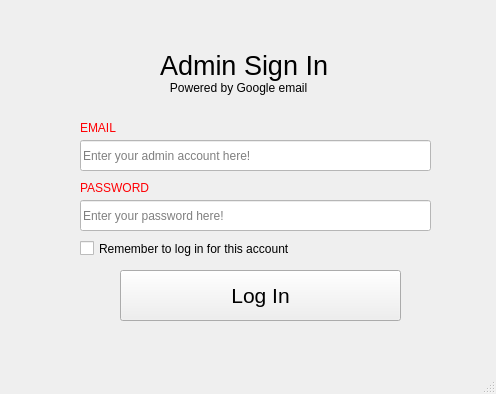
<?xml version="1.0" encoding="UTF-8"?>
<ui version="4.0">
 <class>MainWindow</class>
 <widget class="QMainWindow" name="MainWindow">
  <property name="geometry">
   <rect>
    <x>0</x>
    <y>0</y>
    <width>496</width>
    <height>394</height>
   </rect>
  </property>
  <property name="windowTitle">
   <string>Admin Sign In</string>
  </property>
  <widget class="QWidget" name="centralwidget">
   <widget class="QLabel" name="label">
    <property name="geometry">
     <rect>
      <x>160</x>
      <y>40</y>
      <width>181</width>
      <height>51</height>
     </rect>
    </property>
    <property name="font">
     <font>
      <pointsize>20</pointsize>
     </font>
    </property>
    <property name="styleSheet">
     <string notr="true"/>
    </property>
    <property name="text">
     <string>Admin Sign In</string>
    </property>
   </widget>
   <widget class="QLabel" name="label_2">
    <property name="geometry">
     <rect>
      <x>80</x>
      <y>120</y>
      <width>171</width>
      <height>16</height>
     </rect>
    </property>
    <property name="styleSheet">
     <string notr="true">color: rgb(255, 0, 4);</string>
    </property>
    <property name="text">
     <string>EMAIL</string>
    </property>
   </widget>
   <widget class="QLabel" name="label_3">
    <property name="geometry">
     <rect>
      <x>80</x>
      <y>180</y>
      <width>141</width>
      <height>16</height>
     </rect>
    </property>
    <property name="styleSheet">
     <string notr="true">color: rgb(255, 0, 4);</string>
    </property>
    <property name="text">
     <string>PASSWORD</string>
    </property>
   </widget>
   <widget class="QLineEdit" name="le_password">
    <property name="geometry">
     <rect>
      <x>80</x>
      <y>200</y>
      <width>351</width>
      <height>31</height>
     </rect>
    </property>
    <property name="cursor">
     <cursorShape>IBeamCursor</cursorShape>
    </property>
    <property name="styleSheet">
     <string notr="true">background-color: rgb(255, 255, 255);</string>
    </property>
    <property name="echoMode">
     <enum>QLineEdit::Password</enum>
    </property>
    <property name="placeholderText">
     <string>Enter your password here!</string>
    </property>
   </widget>
   <widget class="QCheckBox" name="checkBox">
    <property name="geometry">
     <rect>
      <x>80</x>
      <y>240</y>
      <width>231</width>
      <height>17</height>
     </rect>
    </property>
    <property name="text">
     <string>Remember to log in for this account</string>
    </property>
   </widget>
   <widget class="QPushButton" name="bt_login">
    <property name="geometry">
     <rect>
      <x>120</x>
      <y>270</y>
      <width>281</width>
      <height>51</height>
     </rect>
    </property>
    <property name="font">
     <font>
      <family>Tahoma</family>
      <pointsize>16</pointsize>
      <weight>50</weight>
      <italic>false</italic>
      <bold>false</bold>
     </font>
    </property>
    <property name="cursor">
     <cursorShape>ArrowCursor</cursorShape>
    </property>
    <property name="styleSheet">
     <string notr="true"/>
    </property>
    <property name="text">
     <string>Log In</string>
    </property>
   </widget>
   <widget class="QLineEdit" name="le_email">
    <property name="geometry">
     <rect>
      <x>80</x>
      <y>140</y>
      <width>351</width>
      <height>31</height>
     </rect>
    </property>
    <property name="styleSheet">
     <string notr="true">background-color: rgb(255, 255, 255);</string>
    </property>
    <property name="text">
     <string/>
    </property>
    <property name="placeholderText">
     <string>Enter your admin account here!</string>
    </property>
   </widget>
   <widget class="QLabel" name="label_4">
    <property name="geometry">
     <rect>
      <x>140</x>
      <y>80</y>
      <width>221</width>
      <height>16</height>
     </rect>
    </property>
    <property name="font">
     <font>
      <pointsize>9</pointsize>
     </font>
    </property>
    <property name="text">
     <string>         Powered by Google email</string>
    </property>
   </widget>
  </widget>
  <widget class="QMenuBar" name="menubar">
   <property name="geometry">
    <rect>
     <x>0</x>
     <y>0</y>
     <width>496</width>
     <height>21</height>
    </rect>
   </property>
  </widget>
  <widget class="QStatusBar" name="statusbar"/>
 </widget>
 <resources/>
 <connections/>
</ui>
